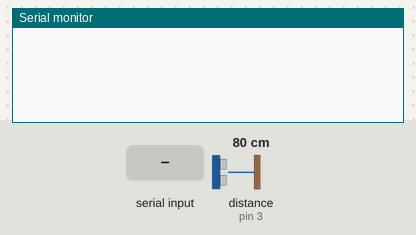
Simulated run of this sketch. Board: Arduino Uno, built with avr-gcc and run on an emulated ATmega328P. Shown: the last lines printed to the serial monitor. The inputs (shaded band) are chosen by the test bench; at power-on: distance to the obstacle (sensor on pin 3) 80 cm. The echo pulse lasts 58.3 µs per cm.

Above: at 1.2 s.
1.3 s: "e" received over Serial
At 1.52 s:
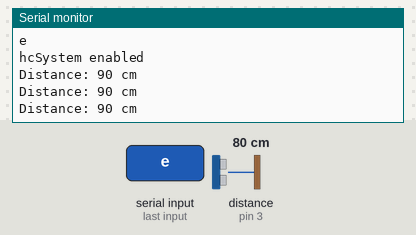
2.8 s: "d" received over Serial
At 4.0 s:
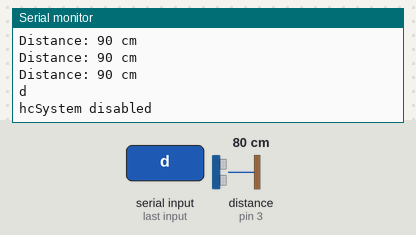
4.3 s: "1" received over Serial
At 5.7 s:
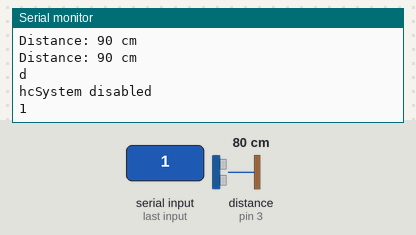

The sketch:

sonicDistanceProgram_HC-SR04.ino
```cpp
// (licence header left out)
int triggerPin = 2; // Green wire
int echoPin = 3; // Blue wire

//Diffiner Variabler
long duration;
float distance;
char incomingChar;
boolean hcSystem = false;
int distTemp = 1000;

//Køres én gang før loop functionen
void setup() {
  pinMode(triggerPin, OUTPUT);
  pinMode(echoPin, INPUT);
  Serial.begin(9600);
}

//Køres indtil noLoop() eller
//nå der ikke er strøm til arduinoen
void loop() {
  //Hvis der kommer input fra serial komandoprompt
  if (Serial.available() > 0) {
    commandControl();
  }
  distCalcSystem(true);
}

void distCalcSystem(boolean updateByTime){
  if (hcSystem == true){
  //Reset'er distancen
  int x = 1000;
  //Få ny distance
  x = getDist();

  //Søger om der kommer et
  //læsligt signal (når distancen > 0)
  if (x == 0 && distTemp != 0){
    Serial.println("Searching for surface");
    distTemp = 0;
  } else if (distTemp == 0){
      Serial.print(".");
  }

 //Hvis distacen ikke er nul (Out of range)
 if (x != 0){
  //Pharse boolean
  if (updateByTime == false){
    //Vis hvis det er en ny værdi ift. forrige distance
      if (distTemp != x){
        serialDisplayDist(x);
      }
    } else {
        serialDisplayDist(x);
        //En hundrededel tidsforsinkelse
        delay(100);
      }
    //Set ny temp distance
    distTemp = distance;
    }
  }
}

void commandControl(){
  incomingChar = Serial.read();
  Serial.println(incomingChar);
    if (incomingChar == 'e'){
      hcSystem = true;
      Serial.println("hcSystem enabled");
    } else if (incomingChar == 'd'){
      hcSystem = false;
      Serial.println("hcSystem disabled");
      }
}

void serialDisplayDist(int x){
  Serial.print("Distance: ");
  Serial.print(x);
  Serial.println(" cm");
}

unsigned long getDist() {
  //Reset Trigger
  digitalWrite(triggerPin, LOW);
  delayMicroseconds(2);

  //Transmitere lyd for 10 microsekunder
  digitalWrite(triggerPin, HIGH);
  delayMicroseconds(10);
  digitalWrite(triggerPin, LOW);

  //Aflæser echo'et fra den transmiteret lyd i microsekunder
  duration = pulseIn(echoPin, HIGH);
  if (duration == 0){
    return 0;
  }

  //Omregner fra microsekunder til distance
  distance = duration * 0.039 / 2;

  //Usikkerhed med 1+/- cm
  //tone(leftSoundPin,map(distance,0,400,200,600),100);
  return distance;
}
```

Measured:
- after the input at 1.3 s, the serial monitor: prints a new line at once (image 1)
- after the input at 2.8 s, the serial monitor: prints a new line after 0.08 s (image 2)
- after the input at 4.3 s, the serial monitor: prints a new line at once (image 3)
